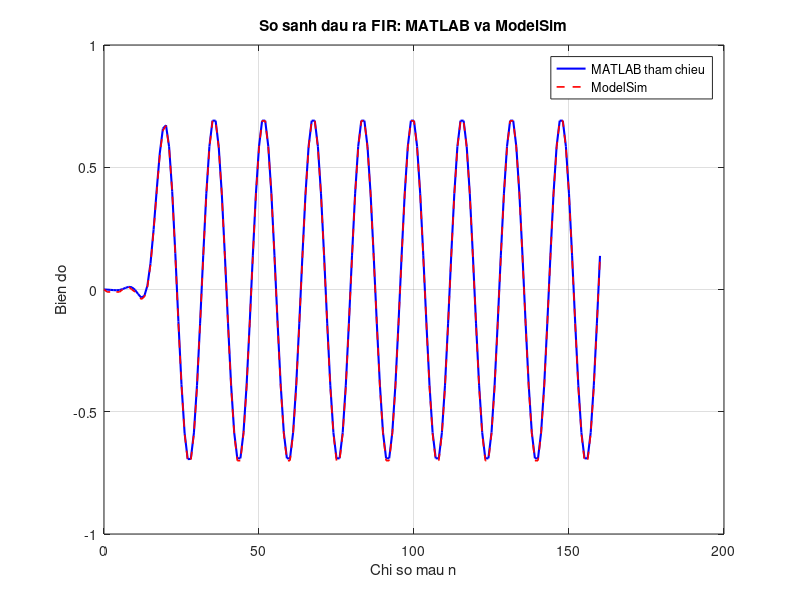
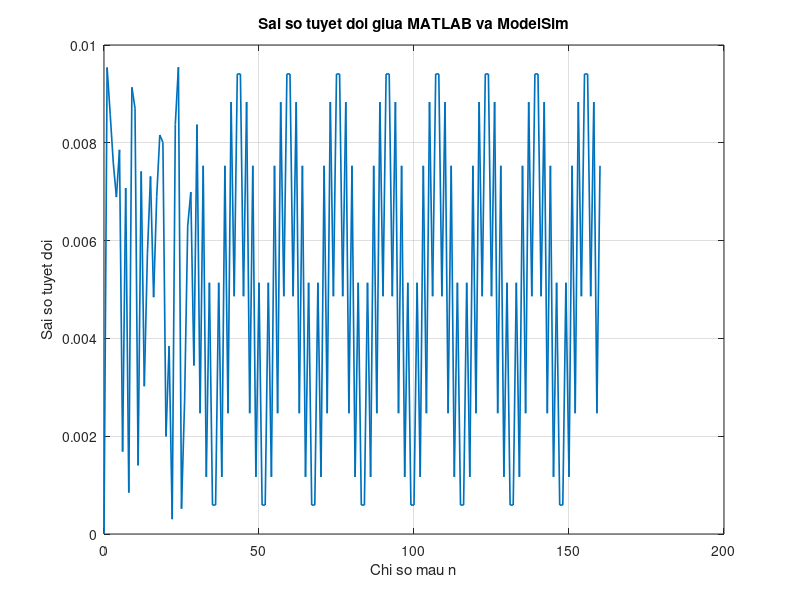

These charts were generated, in order, by the following MATLAB code:

clc;
clear;
close all;

%% 1. Doc du lieu MATLAB da xuat
load('FIR_Verilog_Data.mat');

%% 2. Doc ket qua tu ModelSim
fid = fopen('fir_output.txt', 'r');

if fid == -1
    error('Khong tim thay fir_output.txt. Hay kiem tra thu muc hien tai.');
end

y_models = fscanf(fid, '%f');
fclose(fid);

%% 3. Kiem tra so luong mau
fprintf('So mau dau vao       : %d\n', length(x_q));
fprintf('So mau dau ra ModelSim: %d\n', length(y_models));

if length(y_models) ~= length(x_q)
    error('So mau khong khop. Hay kiem tra file fir_output.txt.');
end

%% 4. Quy doi dau ra ModelSim ve thang do tin hieu dau vao
% x_q la dau vao so nguyen 8-bit, da duoc chia theo X_SCALE
y_models_real = y_models / X_SCALE;

%% 5. Tinh dau ra tham chieu bang MATLAB
y_reference = filter(b, 1, double(x_q) / X_SCALE);

%% 6. Tinh sai so
error_signal = y_reference - y_models_real;

max_error = max(abs(error_signal));
rmse = sqrt(mean(error_signal.^2));

fprintf('\nKet qua so sanh:\n');
fprintf('Sai so tuyet doi lon nhat: %.8f\n', max_error);
fprintf('RMSE                     : %.8f\n', rmse);

%% 7. Ve do thi so sanh
n = 0:length(y_reference)-1;

figure;
plot(n, y_reference, 'b', 'LineWidth', 1.5);
hold on;
plot(n, y_models_real, 'r--', 'LineWidth', 1.2);
grid on;

xlabel('Chi so mau n');
ylabel('Bien do');
title('So sanh dau ra FIR: MATLAB va ModelSim');
legend('MATLAB tham chieu', 'ModelSim', 'Location', 'best');

%% 8. Ve sai so
figure;
plot(n, abs(error_signal), 'LineWidth', 1.2);
grid on;

xlabel('Chi so mau n');
ylabel('Sai so tuyet doi');
title('Sai so tuyet doi giua MATLAB va ModelSim');
